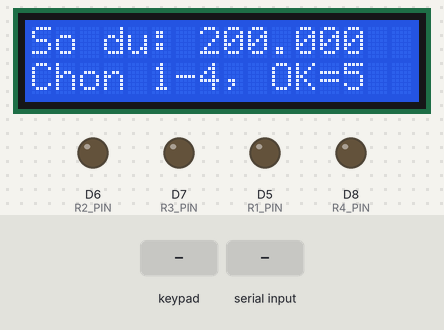
Simulated run of this sketch. Board: ESP8266 (NodeMCU). On the bench: 16×2 character LCD, output pins drawn as LEDs (lit = HIGH). The test bench sets the inputs (shaded band). WiFi joins after 1.5 s; servers stay silent unless stated; uploads are accepted with an empty reply; what the sketch prints to the serial monitor is not drawn.

Above: at 3.8 s.
3.9 s: key '1' pressed
At 5.1 s:
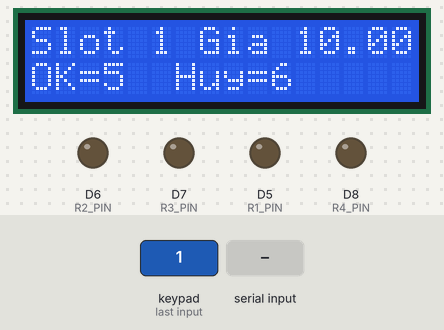
5.4 s: key '5' pressed
At 6.4 s:
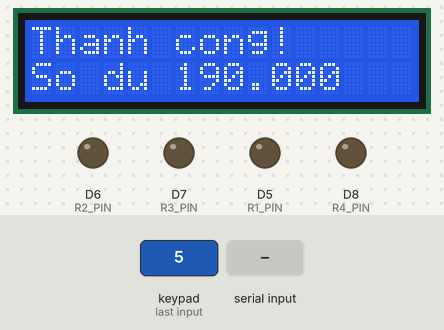
8.4 s: key '5' pressed
At 9.0 s:
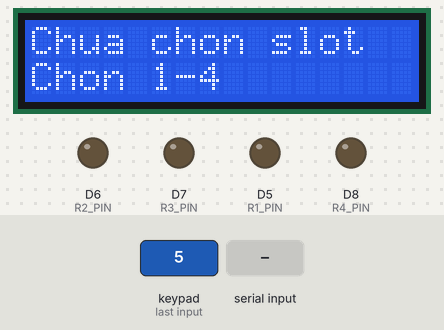
10.7 s: "+5\n" received over Serial
At 11.5 s:
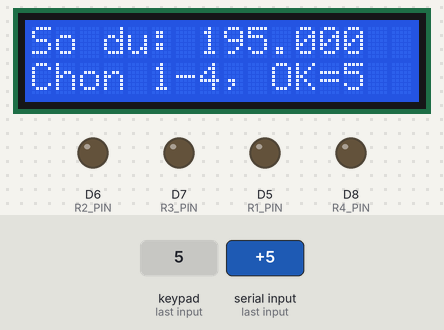
Timing chart, 0 to 13.2 s (numbered marks = the images above; inputs shaded):
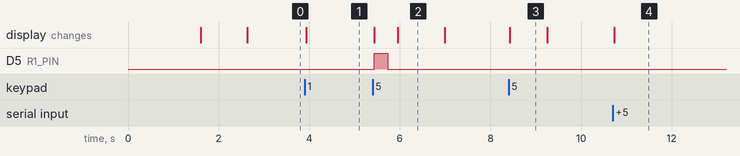

Measured:
- after the input at 3.9 s, the display: changes at once (image 1)
- after the input at 5.4 s, D5 (R1_PIN): LOW → HIGH at once, → LOW 0.30 s later; the display: first changes at once (image 2 shows a later state)
- after the input at 8.4 s, the display: changes at once (image 3)
- after the input at 10.7 s, the display: changes at once (image 4)
- what the display in image 2 shows lasts 1.0 s, from 6.0 s to 7.0 s
- what the display in image 3 shows lasts 0.9 s, from 8.4 s to 9.3 s

The sketch:

ESP8266_Master.ino
```cpp
#include <Wire.h>
#include <LiquidCrystal_I2C.h>
#include "I2CKeyPad.h" // SỬ DỤNG THƯ VIỆN CHUYÊN DỤNG (Rob Tillaart)
#include <ESP8266WiFi.h>
#include <ESP8266HTTPClient.h>
#include <ArduinoJson.h>

//  Thêm để gọi HTTPS (Render / onrender.com)
#include <WiFiClientSecureBearSSL.h>

// ======= I2C pins & Address =======
#define SDA_PIN D2
#define SCL_PIN D1
#define LCD_ADDR 0x27
#define PCF_ADDR 0x20

// ======= Relay pins =======
#define R1_PIN D5
#define R2_PIN D6
#define R3_PIN D7
#define R4_PIN D8

// ======= Relay logic =======
const bool RELAY_ACTIVE_LOW = true;
#define R_ON  (RELAY_ACTIVE_LOW ? HIGH : LOW)
#define R_OFF (RELAY_ACTIVE_LOW ? LOW  : HIGH)

// ======= Business config =======
const uint32_t PUMP_TIME[4] = { 300, 300, 300, 300 };
const uint32_t PRICE[4] = { 10000, 10000, 10000, 10000 };

// ======= WiFi & Server =======
const char* ssid = "Bongg";
const char* password = "00000001";
const char* serverUrl = "http://192.168.1.X";  // AI/local server

//  Backend URL để trừ số lượng trên server (POST)
const char* beUrl = "YOUR_BACKEND_API_URL_HERE/api/transactions";
// ======= Objects =======
LiquidCrystal_I2C lcd(LCD_ADDR, 16, 2);
I2CKeyPad keyPad(PCF_ADDR); // Dùng thư viện thay vì thủ công

// ======= Variables =======
long balance = 200000;
int  selectedSlot = -1;
enum State { IDLE, SELECTED, DISPENSING } state = IDLE;

unsigned long lastCheck = 0;
const unsigned long CHECK_INTERVAL = 5000; // 5 giây/lần
String lastTimestamp = "";

// ======= Helpers =======
void relaysAllOff() {
  digitalWrite(R1_PIN, R_OFF);
  digitalWrite(R2_PIN, R_OFF);
  digitalWrite(R3_PIN, R_OFF);
  digitalWrite(R4_PIN, R_OFF);
}

void setRelayBySlot(int slot, bool on) {
  int pin = (slot==0)?R1_PIN : (slot==1)?R2_PIN : (slot==2)?R3_PIN : R4_PIN;
  digitalWrite(pin, on ? R_ON : R_OFF);
}

String money(long v){
  String s = String(v);
  int n = s.length();
  for (int i=n-3; i>0; i-=3) s = s.substring(0,i) + "." + s.substring(i);
  return s;
}

void showIdle() {
  lcd.clear();
  lcd.setCursor(0,0); lcd.print("So du: "); lcd.print(money(balance));
  lcd.setCursor(0,1); lcd.print("Chon 1-4, OK=5");
}

void showSelected() {
  lcd.clear();
  lcd.setCursor(0,0); lcd.print("Slot "); lcd.print(selectedSlot+1);
  lcd.print(" Gia "); lcd.print(money(PRICE[selectedSlot]));
  lcd.setCursor(0,1); lcd.print("OK=5  Huy=6");
}

void showMsg(const char* line1, const char* line2, uint16_t ms=1200) {
  lcd.clear();
  lcd.setCursor(0,0); lcd.print(line1);
  lcd.setCursor(0,1); if (line2) lcd.print(line2);
  delay(ms);
}

//  POST transaction lên BE để trừ số lượng trên server
bool postTransactionToBE(int slot_id, int quantity) {
  if (WiFi.status() != WL_CONNECTED) return false;

  std::unique_ptr<BearSSL::WiFiClientSecure> client(new BearSSL::WiFiClientSecure);
  client->setInsecure(); // nhanh nhất để gọi HTTPS (không check cert)

  HTTPClient https;
  https.setTimeout(4000);

  if (!https.begin(*client, beUrl)) {
    https.end();
    return false;
  }

  https.addHeader("Content-Type", "application/json");

  StaticJsonDocument<128> doc;
  doc["slot_id"] = slot_id;
  doc["quantity"] = quantity;

  String body;
  serializeJson(doc, body);

  int code = https.POST(body);
  String resp = https.getString(); // debug nếu cần
  https.end();

  Serial.print("POST /api/transactions code: ");
  Serial.println(code);
  Serial.println(resp);

  return (code >= 200 && code < 300);
}

void tryDispense(int slot) {
  if (balance < (long)PRICE[slot]) {
    showMsg("Khong du tien!", "Huy giao dich", 1200);
    state = IDLE; selectedSlot = -1; showIdle();
    return;
  }

  // Trừ tiền trên máy trước
  balance -= PRICE[slot];

  lcd.clear();
  lcd.setCursor(0,0); lcd.print("Dang cap nuoc...");
  lcd.setCursor(0,1); lcd.print("Con: "); lcd.print(money(balance));

  setRelayBySlot(slot, true);

  // Trong lúc bơm, vẫn giữ kết nối nhưng chặn việc khác
  unsigned long t0 = millis();
  while (millis() - t0 < PUMP_TIME[slot]) {
    yield(); // Giữ cho ESP không bị reset (WDT)
  }
  setRelayBySlot(slot, false);

  //  Sau khi cấp nước xong, gọi BE để trừ số lượng (slot_id: 1-4)
  bool ok = postTransactionToBE(slot + 1, 1);

  if (!ok) {
    // vẫn coi là đã cấp nước rồi, nhưng báo để bạn biết server chưa cập nhật
    showMsg("Da cap nuoc", "BE chua cap nhat", 1200);
  } else {
    showMsg("Thanh cong!", ("So du " + money(balance)).c_str(), 1000);
  }

  state = IDLE; selectedSlot = -1; showIdle();
}

void handleSerialTopup() {
  if (Serial.available()) {
    String s = Serial.readStringUntil('\n'); s.trim();
    if (s == "+5") { balance += 5000; Serial.println("Topup +5k"); showIdle(); }
  }
}

void checkServerMoney() {
  // Chỉ kiểm tra Wifi khi có mạng
  if (WiFi.status() != WL_CONNECTED) return;

  WiFiClient client;
  HTTPClient http;

  // Timeout ngắn lại để tránh treo máy quá lâu nếu server lỗi
  http.setTimeout(2000);

  http.begin(client, serverUrl);
  int httpCode = http.GET(); // Lệnh này làm máy khựng lại

  if (httpCode > 0) {
    String payload = http.getString();
    StaticJsonDocument<256> doc;
    DeserializationError err = deserializeJson(doc, payload);
    if (!err) {
      const char* status = doc["status"] | "";
      String denominationStr = doc["denomination"] | "0";
      String timestamp = doc["timestamp"] | "";

      if (strcmp(status, "OK") == 0 && timestamp.length() > 0 && timestamp != lastTimestamp) {
        long value = denominationStr.toInt();
        if (value > 0) {
          balance = value;
          lastTimestamp = timestamp;
          lcd.clear();
          lcd.setCursor(0,0); lcd.print("Nhan: "); lcd.print(money(value));
          lcd.setCursor(0,1); lcd.print("So du: "); lcd.print(money(balance));
          delay(1500);

          // Nếu đang chọn dở mà tiền về, vẫn quay lại màn hình chọn
          if (state == SELECTED) showSelected();
          else showIdle();
        }
      }
    }
  }
  http.end();
}

// ======= Setup =======
void setup() {
  Serial.begin(115200);
  Wire.begin(SDA_PIN, SCL_PIN);

  lcd.init(); lcd.backlight();
  lcd.clear(); lcd.print("Khoi tao...");

  // --- START KEYPAD ---
  // Sử dụng thư viện I2CKeyPad đã test thành công
  if (keyPad.begin() == false) {
    Serial.println("ERROR: Keypad not found");
    lcd.setCursor(0,1); lcd.print("Loi Keypad!");
    while(1);
  }
  // Map phím: Hàng nối P0,P1 - Cột nối P4,P5,P6
  // Map tương ứng: 1,2,3 - 4,5,6
  keyPad.loadKeyMap("123N456NNNNNNNNN");

  pinMode(R1_PIN, OUTPUT);
  pinMode(R2_PIN, OUTPUT);
  pinMode(R3_PIN, OUTPUT);
  pinMode(R4_PIN, OUTPUT);
  relaysAllOff();

  WiFi.begin(ssid, password);
  lcd.clear(); lcd.print("Wifi Connecting");
  int retry = 0;
  while (WiFi.status() != WL_CONNECTED && retry < 20) {
    delay(500); retry++;
  }

  if (WiFi.status() == WL_CONNECTED) {
    lcd.clear(); lcd.print("WiFi OK");
  } else {
    lcd.clear(); lcd.print("WiFi Failed");
  }
  delay(1000);
  showIdle();
}

// ======= Loop =======
void loop() {
  handleSerialTopup();

  unsigned long now = millis();

  // --- CHIẾN LƯỢC TRÁNH ĐƠ PHÍM ---
  // Chỉ kiểm tra Server khi máy đang RẢNH (IDLE)
  // Nếu khách đang chọn (SELECTED) thì KHÔNG check server để bàn phím mượt nhất
  if (state == IDLE && (now - lastCheck > CHECK_INTERVAL)) {
    lastCheck = now;
    checkServerMoney();
  }

  // --- QUÉT PHÍM DÙNG THƯ VIỆN ---
  if (keyPad.isPressed()) {
    char k = keyPad.getChar();

    if (k != 'N' && k != 0) {
      Serial.print("Key: "); Serial.println(k);

      // Reset thời gian check server để tránh vừa bấm xong máy lại đi check server ngay
      lastCheck = millis();

      if (k >= '1' && k <= '4') {
        selectedSlot = (k - '1');
        state = SELECTED;
        showSelected();
      }
      else if (k == '5') { // Phím 5 là OK (Xác nhận)
        if (selectedSlot == -1) {
          showMsg("Chua chon slot", "Chon 1-4", 800);
          showIdle();
        } else {
          state = DISPENSING;
          tryDispense(selectedSlot);
        }
      }
      else if (k == '6') { // Phím 6 là HỦY
        selectedSlot = -1;
        state = IDLE;
        showIdle();
      }
    }
    delay(100); // Chống dội phím nhẹ
  }
}
```
